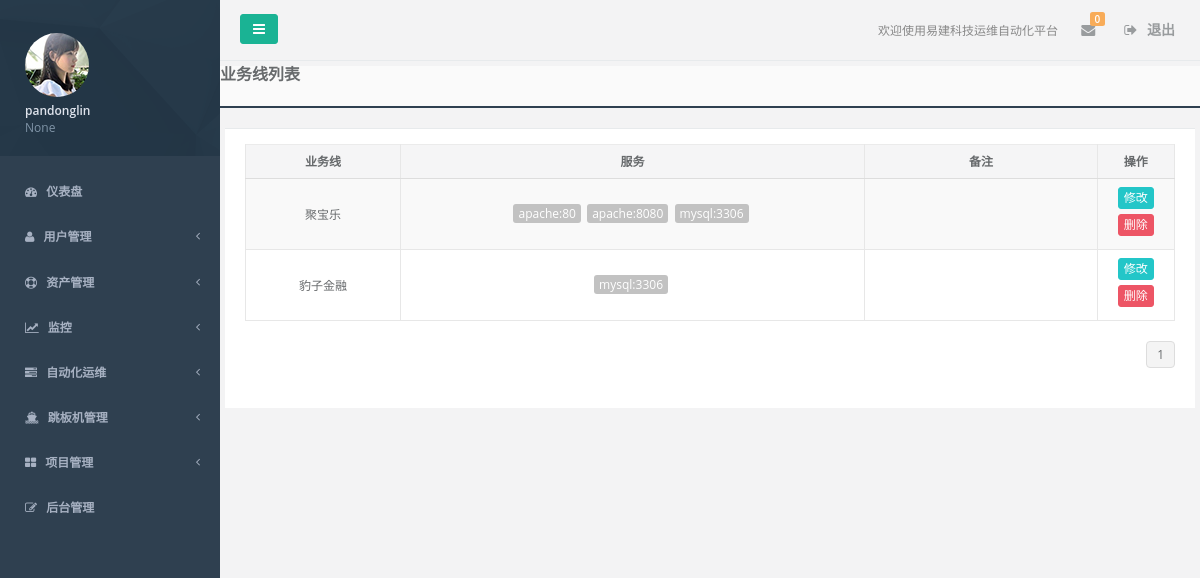
/common/business_list/ (signed in), run on the app's committed database.
### accounts/models.py (models this page shows, shortened)
class UserProfile(AbstractBaseUser):
    email = models.EmailField(
        verbose_name='email address',
        max_length=255,
        unique=True,
    )
    is_active = models.BooleanField(default=True)
    is_admin = models.BooleanField(default=False, verbose_name="管理员")
    name = models.CharField(max_length=32, verbose_name="姓名")
    token = models.CharField(max_length=128, blank=True, null=True, verbose_name='用户token')
    user_key = models.CharField(max_length=100, default=RandomCode.random_code(100), verbose_name='用户key')
    department = models.CharField(max_length=32, blank=True, null=True, verbose_name='部门')
    tel = models.CharField(max_length=32, blank=True, null=True, verbose_name='座机')
    mobile = models.CharField(max_length=32, blank=True, null=True, verbose_name='手机')
    role = models.ManyToManyField('Role')
    memo = models.TextField(blank=True, null=True, verbose_name='备注')
    USERNAME_FIELD = 'email'
    REQUIRED_FIELDS = ['name']
    objects = UserProfileManager()
    class Meta:
        verbose_name = '用户'
        verbose_name_plural = verbose_name

### assets/models.py (models this page shows, shortened)
class BusinessUnit(models.Model):
    service = models.ManyToManyField('Service')
    name = models.CharField(max_length=64, unique=True, verbose_name='业务线')
    memo = models.TextField(blank=True, null=True, verbose_name='备注')
    class Meta:
        verbose_name = '业务线'
        verbose_name_plural = verbose_name

class Service(models.Model):
    host = models.ManyToManyField('Host')
    name = models.CharField(max_length=64, verbose_name='服务名')
    port = models.IntegerField(verbose_name="端口")
    memo = models.TextField(blank=True, null=True, verbose_name='备注')
    class Meta:
        verbose_name = '服务'
        verbose_name_plural = verbose_name
        unique_together = ("name", "port")

### common/views.py (the view)
@login_required
def business_list(request):
    business_obj = models.BusinessUnit.objects.all()
    paginator = Paginator(business_obj, 10)
    page = request.GET.get('page')
    try:
        page_obj = paginator.page(page)
    except (InvalidPage, PageNotAnInteger):
        page_obj = paginator.page(1)
    except EmptyPage:
        page_obj = paginator.page(paginator.num_pages)
    return render(request, "common/business_list.html", locals())

### accounts/context_processors.py (called while the page is built)
def session_perm_list(request):
    return locals()

### pagination/templatetags/cust_pagination.py (called while the page is built)
@register.simple_tag
def guess_page(current_page, loop_num):
    offset = abs(current_page-loop_num)
    if offset < 3:
        if current_page == loop_num:
            page_ele = '''<li class="paginate_button active"><a href="?page=%s">%s</a></li>''' % (loop_num, loop_num)
        else:
            page_ele = '''<li class="paginate_button"><a href="?page=%s">%s</a></li>''' % (loop_num, loop_num)
        return format_html(page_ele)
    else:
        return ''

### templates/common/business_list.html (shortened to what this page needs)
{% extends 'base.html' %}
{% block content %}
    <div class="content-tabs">
        <h3><strong>业务线列表</strong></h3>
    </div>
    <div class="wrapper wrapper-content animated fadeInRight">
        <div class="ibox float-e-margins row">
            <div class="ibox-content">
                <form class="form-horizontal" action="" method="post">
                    <div id="replace">
                        <table class="table table-striped table-bordered table-hover">
                            <thead>
                            <tr>
                                <th class="text-center col-sm-2">业务线</th>
                                <th class="text-center">服务</th>
                                <th class="text-center col-sm-3">备注</th>
                                <th class="text-center col-sm-1">操作</th>
                            </tr>
                            </thead>
                            <tbody>
                            {% for item in page_obj %}
                                <tr class="gradeX" id="{{ item.id }}">
                                    <td class="text-center">{{ item.name }}</td>
                                    <td class="text-center" name="service">
                                        {% for i in item.service.all %}
                                            <span class="btn-xs btn-default">{{ i.name }}:{{ i.port }}</span>&nbsp
                                        {% endfor %}
                                    </td>
                                    <td class="text-center" name="memo">{{ item.memo }}</td>
                                    <td class="text-center">
                                        <a href="/common/business_update/{{ item.id }}/" class="btn btn-xs btn-info"
                                           target="_blank">修改</a>
                                        <button type="button" class="btn btn-xs btn-danger demo3">删除</button>
                                    </td>
                                </tr>
                            {% endfor %}
                            </tbody>
                        </table>
                        <div class="row">
                            <div class="col-sm-6">
                            </div>
                            {% include 'pagination/cust_pagination.html' %}
                        </div>
                    </div>
                </form>
            </div>
        </div>
    </div>
{% endblock %}

### templates/base.html (shortened to what this page needs)
<!DOCTYPE html>
<html lang="en">
<head>
    <link href="/static/css/bootstrap.min.css" rel="stylesheet">
    <link href="/static/css/font-awesome.min.css" rel="stylesheet">
    <link href="/static/css/animate.min.css" rel="stylesheet">
    <link href="/static/css/style.min.css" rel="stylesheet">
    <link href="/static/css/plugins/sweetalert/sweetalert.css" rel="stylesheet">
</head>
<body class="fixed-sidebar full-height-layout gray-bg" style="overflow:hidden">
<div id="wrapper">
    <nav class="navbar-default navbar-static-side" role="navigation">
        <div class="sidebar-collapse">
            <ul class="nav" id="side-menu">
                <li class="nav-header">
                    <div class="dropdown profile-element">
                        <span><img alt="image" class="img-circle" src="/static/img/profile_small.jpg"/></span>
                        <a data-toggle="dropdown" class="dropdown-toggle" href="#">
                                <span class="clear">
                                    <span class="block m-t-xs"><strong
                                            class="font-bold">{{ request.user.name }}</strong></span>
                                    <span class="text-muted text-xs block">{{ request.user.department }}</span>
                                </span>
                        </a>
                    </div>
                </li>
                {% include 'nav_left.html' %}
                <li style="height: 20px;">
                </li>
            </ul>
        </div>
    </nav>
    <div id="page-wrapper" class="gray-bg dashbard-1">
        {% include 'nav_right.html' %}
        {% block content %}
        {% endblock %}
    </div>
</div>
</body>
</html>

### data on the page
UserProfile: user.name "pandonglin", user.department "None"
BusinessUnit: name "聚宝乐"
Service: name "apache", port "80"
Service: name "apache", port "8080"
Service: name "mysql", port "3306"
BusinessUnit: name "豹子金融"
